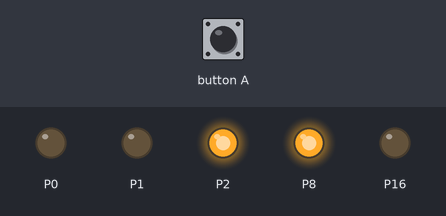
Recording of a program running on a simulated BBC micro:bit (MakeCode). Shown: output pins drawn as LEDs (lit = HIGH). Dashed ring = blinking. Inputs (shaded band) come from the test bench.

Above: at 1.2 s.
1.3 s: button A pressed for 0.15 s
At 2.9 s:
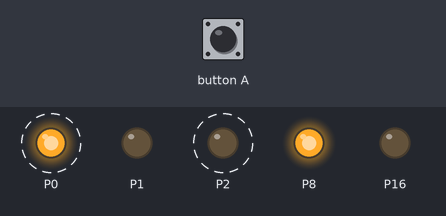
At 3.4 s:
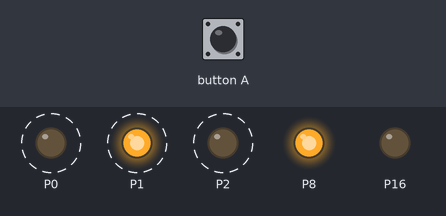
Timing chart, 0 to 10.3 s (numbered marks = the images above; inputs shaded):
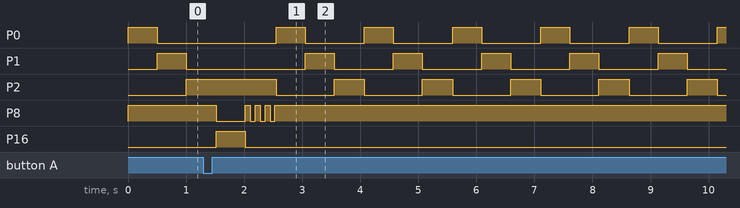

The program:

main.ts
```typescript
function jaune () {
    pins.digitalWritePin(DigitalPin.P0, 0)
    pins.digitalWritePin(DigitalPin.P1, 1)
    pins.digitalWritePin(DigitalPin.P2, 0)
}
function p_stop () {
    pins.digitalWritePin(DigitalPin.P8, 1)
    pins.digitalWritePin(DigitalPin.P16, 0)
}
function p_go () {
    pins.digitalWritePin(DigitalPin.P8, 0)
    pins.digitalWritePin(DigitalPin.P16, 1)
}
input.onButtonPressed(Button.A, function () {
    ap += 1
})
function clignote () {
    pins.digitalWritePin(DigitalPin.P8, 0)
    pins.digitalWritePin(DigitalPin.P16, 0)
}
function rouge () {
    pins.digitalWritePin(DigitalPin.P0, 0)
    pins.digitalWritePin(DigitalPin.P1, 0)
    pins.digitalWritePin(DigitalPin.P2, 1)
}
function vert () {
    pins.digitalWritePin(DigitalPin.P0, 1)
    pins.digitalWritePin(DigitalPin.P1, 0)
    pins.digitalWritePin(DigitalPin.P2, 0)
}
p_stop()
let rp = 0
let ap = 0
basic.forever(function () {
    if (rp == 1 && ap >= 1) {
        p_go()
        basic.pause(500)
        for (let index = 0; index < 3; index++) {
            p_stop()
            basic.pause(85.5)
            clignote()
            basic.pause(85.5)
        }
        rp = 0
        ap = 0
        p_stop()
    } else {
        rp = 0
        vert()
        basic.pause(500)
        jaune()
        basic.pause(500)
        rouge()
        rp += 1
        basic.pause(500)
    }
})
```

test.ts
```typescript
// les tests vont ici ; cela ne sera pas compilé si ce paquet est utilisé en tant qu'extension.
```

Measured:
- after the input at 1.3 s, P8: HIGH → LOW after 0.22 s, then repeats every 0.17 s: HIGH 0.09 s, LOW 0.09 s, until it stays HIGH from 2.5 s; P16: LOW → HIGH after 0.22 s, → LOW 0.50 s later
- by itself, P0, P1: alternates HIGH for 0.50 s and LOW for 1.0 s
- by itself, P2: alternates HIGH for 0.52 s and LOW for 1.0 s
